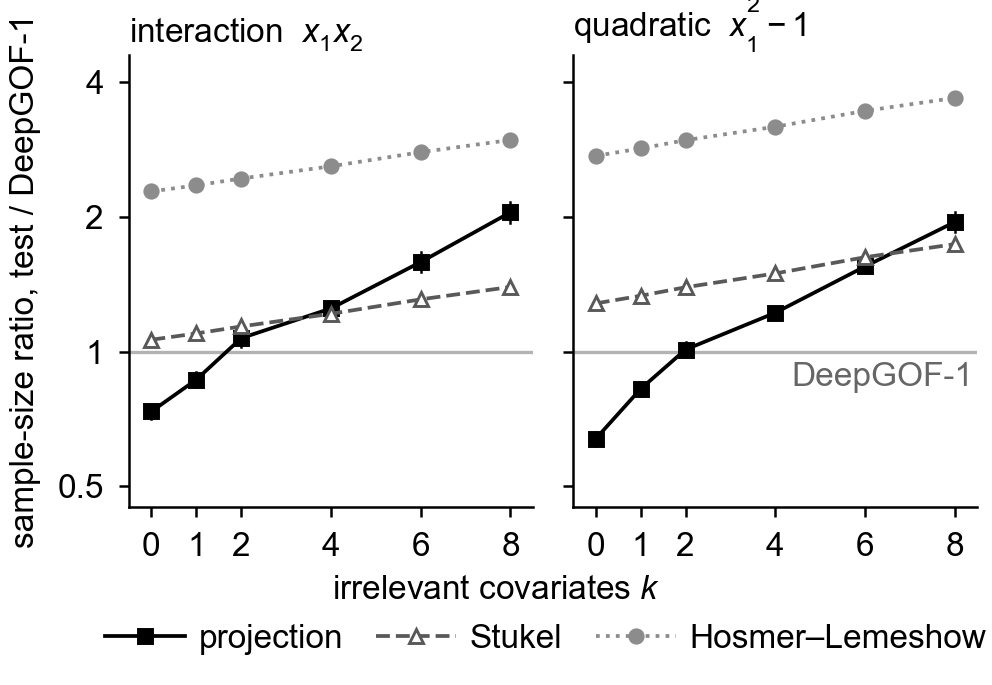

Source code (Python):
"""fig_are_irrelevant.py -- local sample-size ratio n*_arm / n*_DeepGOF-1 at limit power one half against the
number k of irrelevant covariates, in the niche design (c_irr = 0.15). Paper arms only: DeepGOF-1 (the reference
line at one), the projection test of Liu et al. (2024) with its printed angle weight on the raw covariates
(PROJ_LIU_RAW.json, 08_proj_liu_raw.py: twelve reference samples of 1,000 draws, off-diagonal discretisation), Stukel and
Hosmer-Lemeshow (ARE_IRRELEVANT.json, exact quadratures). Two panels (interaction, quadratic), exactly 84 mm wide
(no tight bounding box), Arial 8 pt, greyscale-legible (line style and marker carry the arm, not colour). For the
projection test the thin vertical bar is plus/minus one Monte Carlo SE over the reference samples.
Run:  python fig_are_irrelevant.py   -> fig_are_irrelevant.pdf (+ .png preview)
"""
import os, json
import numpy as np
import matplotlib
matplotlib.use("Agg")
import matplotlib.pyplot as plt
from matplotlib.ticker import FixedLocator, NullFormatter, NullLocator, FuncFormatter

HERE = os.path.dirname(os.path.abspath(__file__))
J = json.load(open(os.path.join(HERE, "ARE_IRRELEVANT.json")))
P = json.load(open(os.path.join(HERE, "PROJ_LIU_RAW.json")))["curve"]
KS = J["k"]; V = J["variants"]["study"]

plt.rcParams.update({"font.family": "sans-serif", "font.sans-serif": ["Arial", "Helvetica", "DejaVu Sans"],
                     "font.size": 8, "axes.labelsize": 8, "axes.titlesize": 8, "legend.fontsize": 8,
                     "xtick.labelsize": 8, "ytick.labelsize": 8, "axes.linewidth": 0.6,
                     "xtick.major.width": 0.6, "ytick.major.width": 0.6, "xtick.major.size": 2.5,
                     "ytick.major.size": 2.5, "pdf.fonttype": 42, "ps.fonttype": 42,
                     "mathtext.fontset": "custom", "mathtext.rm": "Arial", "mathtext.it": "Arial:italic",
                     "mathtext.bf": "Arial:bold"})
ARMS = [("proj", "projection", dict(color="0.0", ls="-", marker="s", mfc="0.0")),
        ("Stukel", "Stukel", dict(color="0.35", ls="--", marker="^", mfc="white")),
        ("HL", "Hosmer–Lemeshow", dict(color="0.55", ls=":", marker="o", mfc="0.55"))]
TITLES = {"inter": "interaction  $x_1x_2$", "quad": "quadratic  $x_1^2-1$"}


def series(dep, arm):
    ks = [k for k in KS if str(k) in P[dep]]
    if arm == "proj":
        y = [P[dep][str(k)]["ratio_of_mean_tau"] for k in ks]
        e = [P[dep][str(k)]["ratio_of_mean_tau_se"] for k in ks]
        return ks, y, e
    return ks, [V[dep][str(k)]["ratio_vs_DG"][arm] for k in ks], None


allv = [v for d in ("inter", "quad") for a, _, _ in ARMS for v in series(d, a)[1]]
lo, hi = min(min(allv) / 1.2, 0.45), max(max(allv) * 1.2, 4.6)
MM = 1 / 25.4
fig, axes = plt.subplots(1, 2, figsize=(84 * MM, 58 * MM), sharey=True)
for ax, dep in zip(axes, ["inter", "quad"]):
    ax.axhline(1.0, color="0.7", lw=0.8, zorder=0)
    for arm, lab, st in ARMS:
        ks, y, e = series(dep, arm)
        ax.plot(ks, y, lw=0.9, ms=3.2, mew=0.7, label=lab, zorder=3, **st)
        if e is not None:
            for k, yy, ee in zip(ks, y, e):
                ax.plot([k, k], [yy - ee, yy + ee], color=st["color"], lw=0.6, zorder=2)
    ax.set_yscale("log")
    ax.set_ylim(lo, hi)
    ax.set_title(TITLES[dep], loc="left", pad=3)
    ax.set_xticks(KS)
    ax.set_xlim(-0.5, KS[-1] + 0.5)
    ax.spines["top"].set_visible(False); ax.spines["right"].set_visible(False)
    ax.tick_params(direction="out")
    ticks = [t for t in (0.25, 0.5, 1, 2, 4, 8) if lo <= t <= hi]
    ax.yaxis.set_major_locator(FixedLocator(ticks))
    ax.yaxis.set_minor_locator(NullLocator()); ax.yaxis.set_minor_formatter(NullFormatter())
    ax.yaxis.set_major_formatter(FuncFormatter(lambda v, _: "%g" % v))
axes[0].set_ylabel("sample-size ratio, test / DeepGOF-1")
axes[1].text(KS[-1] + 0.4, 0.95, "DeepGOF-1", ha="right", va="top", fontsize=8, color="0.4")
fig.supxlabel("irrelevant covariates $k$", fontsize=8, y=0.115)
h, l = axes[0].get_legend_handles_labels()
fig.legend(h, l, loc="lower center", ncol=3, frameon=False, bbox_to_anchor=(0.55, 0.0), handlelength=2.4,
           columnspacing=1.0, handletextpad=0.4)
fig.subplots_adjust(left=0.13, right=0.985, top=0.92, bottom=0.26, wspace=0.1)
fig.savefig(os.path.join(HERE, "fig_are_irrelevant.pdf"))
fig.savefig(os.path.join(HERE, "fig_are_irrelevant.png"), dpi=300)
print("wrote fig_are_irrelevant.pdf / .png, %.1f x %.1f mm" % tuple(np.array(fig.get_size_inches()) * 25.4))
